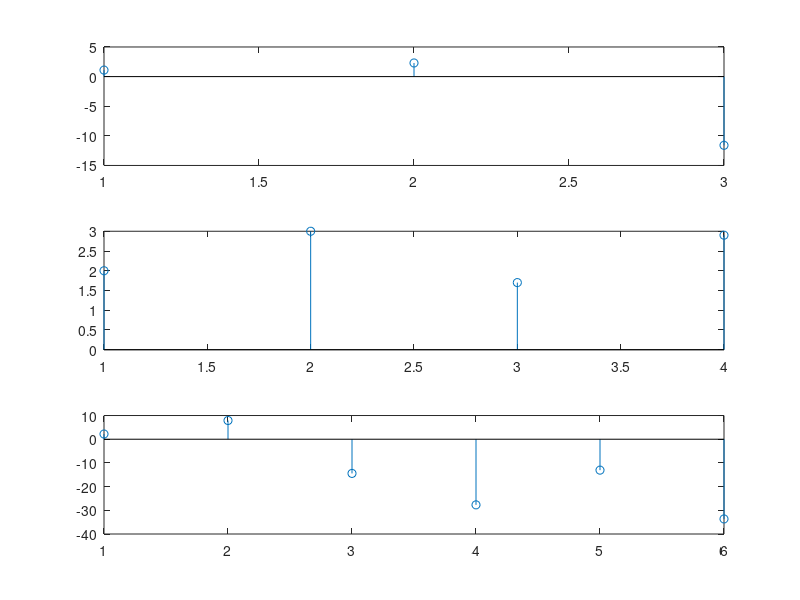

Source code (MATLAB):
x = [1.1, 2.3, -11.6];
h = [2,3,1.7, 2.9];

c = conv(x,h);
subplot(311);
stem(x);
subplot(312);
stem(h);
subplot(313);
stem(c);